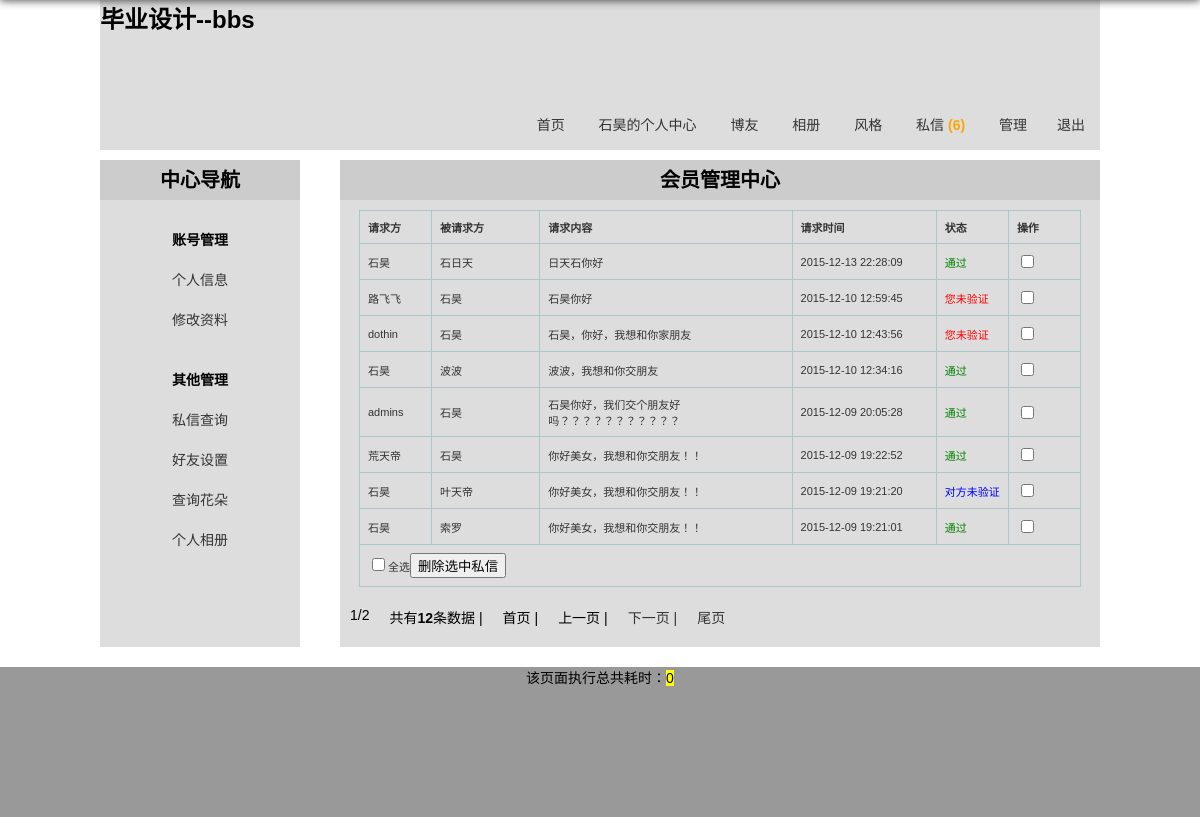
The page /friend.php (signed in) on the database its author committed.
### tables this page shows
CREATE TABLE IF NOT EXISTS `bbs_system` (
  `bbs_id` mediumint(8) unsigned NOT NULL AUTO_INCREMENT COMMENT 'id',
  `bbs_webname` varchar(20) NOT NULL COMMENT '网站名称',
  `bbs_article_num` varchar(20) NOT NULL DEFAULT '0' COMMENT '首页最新主题分页数',
  `bbs_blog_num` varchar(20) NOT NULL DEFAULT '0' COMMENT '博友分页数',
  `bbs_photo_num` varchar(20) NOT NULL DEFAULT '0' COMMENT '相册分页数',
  `bbs_hot_num` varchar(20) NOT NULL DEFAULT '0' COMMENT '首页主题排行列表数',
  `bbs_newuser_num` varchar(20) NOT NULL DEFAULT '0' COMMENT '首页新晋会员列表数',
  `bbs_skin` tinyint(1) unsigned NOT NULL DEFAULT '0' COMMENT '网站皮肤',
  `bbs_string` text NOT NULL COMMENT '网站敏感字符串过滤',
  `bbs_post_time` tinyint(3) unsigned NOT NULL DEFAULT '0' COMMENT '发帖限制间隔时间',
  `bbs_repost_time` tinyint(3) unsigned NOT NULL DEFAULT '0' COMMENT '回帖间隔时间限制',
  `bbs_code` tinyint(1) unsigned NOT NULL DEFAULT '0' COMMENT '是否启用验证码',
  `bbs_register` tinyint(1) unsigned NOT NULL DEFAULT '0' COMMENT '是否启用注册功能',
  `bbs_last_modify_date` datetime NOT NULL COMMENT '最后修改时间',
  `bbs_modify_user` varchar(20) DEFAULT NULL COMMENT '最后修改人',
  PRIMARY KEY (`bbs_id`)
);

CREATE TABLE IF NOT EXISTS `bbs_friend` (
  `bbs_id` mediumint(8) NOT NULL AUTO_INCREMENT COMMENT '好友id',
  `bbs_touser` varchar(20) NOT NULL COMMENT '被添加方',
  `bbs_fromuser` varchar(20) NOT NULL COMMENT '添加方',
  `bbs_content` varchar(200) NOT NULL COMMENT '验证信息',
  `bbs_state` tinyint(1) NOT NULL DEFAULT '0' COMMENT '添加状态',
  `bbs_date` datetime NOT NULL COMMENT '添加时间',
  PRIMARY KEY (`bbs_id`)
);

### includes/common.inc.php (called while the page is built, shortened)
<?php
require ROOT_PATH.'includes/global.func.php';
require ROOT_PATH.'includes/mysql.func.php';
if (!!$rows = fetch_array("SELECT bbs_webname,bbs_article_num,bbs_blog_num,bbs_photo_num,bbs_hot_num,bbs_newuser_num,bbs_skin,bbs_string,bbs_post_time,bbs_repost_time,bbs_code,bbs_register,bbs_last_modify_date,bbs_modify_user FROM bbs_system WHERE  bbs_id=1 LIMIT 1")) {
    $system = array();
    $system['webname']=$rows['bbs_webname'];
    $system['article_num']=$rows['bbs_article_num'];
    $system['blog_num']=$rows['bbs_blog_num'];
    $system['photo_num']=$rows['bbs_photo_num'];
    $system['hot_num']=$rows['bbs_hot_num'];
    $system['newuser_num']=$rows['bbs_newuser_num'];
    $system['skin']=$rows['bbs_skin'];
    $system['string']=$rows['bbs_string'];
    $system['post_time']=$rows['bbs_post_time'];
    $system['repost_time']=$rows['bbs_repost_time'];
    $system['code']=$rows['bbs_code'];
    $system['register']=$rows['bbs_register'];
    $system['last_modify_date']=$rows['bbs_last_modify_date'];
    $system['modify_user']=$rows['bbs_modify_user'];
    $system=html($system);
}else{
    exit('系统表读取错误，请联系管理员');
}
?>

### includes/mysql.func.php (called while the page is built, shortened)
<?php
function query($sql){
    if(!$result = mysql_query($sql)){
        exit('SQL执行失败'.mysql_error());
    }
    return $result;
}
function fetch_array($sql){
    return mysql_fetch_array(query($sql),MYSQL_ASSOC);
}
function fetch_array_list($result){
    return mysql_fetch_array($result,MYSQL_ASSOC);
}
?>

### friend.php (the view, shortened to what this page needs)
<?php
require dirname(__FILE__).'/includes/common.inc.php';
global $page_size,$page_num;
$result = query("SELECT bbs_id,bbs_touser,bbs_fromuser,bbs_content,bbs_state,bbs_date FROM bbs_friend WHERE (bbs_touser='{$_COOKIE['username']}' OR bbs_fromuser='{$_COOKIE['username']}') ORDER BY bbs_date DESC LIMIt $page_num,$page_size");
?>
<!DOCTYPE html>
<html lang="en">
<head>
    <link rel="stylesheet" type="text/css" href="css/reset.css">
    <link rel="stylesheet" type="text/css" href="css/main.css">
</head>
<body>
    <?php
        require ROOT_PATH.'includes/header.inc.php';
    ?>
    <div class="container oh uz">
        <?php require ROOT_PATH.'includes/userzone.inc.php'; ?>
        <div class="main fr">
            <section>
                <h2>会员管理中心</h2>
                <form id="delete" action="friend.php?action=delete" method="post" >
                <table>
                    <thead>
                        <tr>
                            <th width="10%">请求方</th>
                            <th width="15%">被请求方</th>
                            <th width="35%">请求内容</th>
                            <th width="20%">请求时间</th>
                            <th width="10%">状态</th>
                            <th width="10%">操作</th>
                        </tr>
                    </thead>
                    <tbody>
                        <?php
                            $html = array();
                            while ( !!$rows = fetch_array_list($result,MYSQL_ASSOC)) {
                                $html['id'] = $rows['bbs_id'];
                                $html['touser'] = $rows['bbs_touser'];
                                $html['fromuser'] = $rows['bbs_fromuser'];
                                $html['content'] = $rows['bbs_content'];
                                $html['state'] = $rows['bbs_state'];
                                $html['date'] = $rows['bbs_date'];
                                $html = html($html);
                                if ($html['touser'] == $_COOKIE['username']) {
                                    if (empty($html['state'])) {
                                        $html['state_html'] = '<a href="friend.php?action=agree&id='.$html['id'].'" title="" style="color:red;">您未验证</a>';
                                    }else{
                                        $html['state_html'] = '<span style="color:green;">通过</span>';
                                    }
                                }elseif($html['fromuser'] == $_COOKIE['username']){
                                    if (empty($html['state'])) {
                                        $html['state_html'] = '<span style="color:blue;">对方未验证</span>';
                                    }else{
                                        $html['state_html'] = '<span style="color:green;">通过</span>';
                                    }
                                }
                        ?>
                        <tr>
                            <td><?php echo $html['fromuser']; ?></td>
                            <td><?php echo $html['touser']; ?></td>
                            <td title="<?php echo $html['content']; ?>"><?php echo title($html['content'],56); ?></td>
                            <td><?php echo $html['date']; ?></td>
                            <td><?php echo $html['state_html']; ?></td>
                            <td><input type="checkbox" name="ids[]" value="<?php echo $html['id']; ?>"></td>
                        </tr>
                        <?php }
                        ?>
                        <tr><td colspan="6" ><label for="all"><input id="all" name="checkall" type="checkbox" />全选</label><input type="submit" name="submit" value="删除选中私信"></td></tr>
                    </tbody>
                </table>
                </form>
             </section>
        </div>
    </div>
    <?php
        require ROOT_PATH.'includes/footer.inc.php';
    ?>
</body>
</html>

### includes/header.inc.php (shortened to what this page needs)
<?php
global $system;
?>
<header class="container h150 header">
    <h1><?php echo $system['webname']; ?></h1>
    <nav>
        <ul class="tr">
            <li><a href="../index.php">首页</a></li>
            <?php if (isset($_COOKIE['username'])) {
                echo '<li><a href="../userzone.php">'.$_COOKIE['username'].'的'.'个人中心</a></li>';
            }else{
                echo '<li><a href="../register.php">注册</a></li>
            <li><a href="../login.php">登录</a></li>';
                } ?>
            <li><a href="../blog.php">博友</a></li>
            <li><a href="../photo_dir.php">相册</a></li>
            <li class="relative" id="fenge"><a href="javascript:;">风格</a>
            </li>
            <li><a href="message.php" title="查看信息">私信 <?php echo $GLOBALS['message']; ?></a></li>
            <?php
                if (isset($_COOKIE['username']) && isset($_SESSION['admin'])) {
                    echo '<li><a href="manage.php">管理</a></li>';
                }
                if (isset($_COOKIE['username'])) {
                echo '<li><a href="../logout.php">退出</a></li>';
            } ?>
        </ul>
    </nav>
</header>

### css/main.css (style rules this page uses)
.header { background: #ddd; }
.header h1 { height:100px; width:300px; }
.header li { display:inline-block; height:50px; line-height: 50px; }
.header a { display:inline-block;padding:0 15px; }
.uz { padding:10px 0; }
.uz h2 { text-align: center; background:#ccc; height:40px; line-height: 40px; }
.uz .main { width:760px; background:#ddd; padding-bottom:10000px;margin-bottom:-10000px; }

### rows shown on the page
bbs_system: bbs_webname "毕业设计--bbs"
bbs_friend: bbs_fromuser "石昊", bbs_touser "石日天", bbs_content "日天石你好", bbs_date "2015-12-13 22:28:09"
bbs_friend: bbs_fromuser "路飞飞", bbs_touser "石昊", bbs_content "石昊你好", bbs_date "2015-12-10 12:59:45"
bbs_friend: bbs_fromuser "dothin", bbs_touser "石昊", bbs_content "石昊，你好，我想和你家朋友", bbs_date "2015-12-10 12:43:56"
bbs_friend: bbs_fromuser "石昊", bbs_touser "波波", bbs_content "波波，我想和你交朋友", bbs_date "2015-12-10 12:34:16"
bbs_friend: bbs_fromuser "admins", bbs_touser "石昊", bbs_content "石昊你好，我们交个朋友好吗？？？？？？？？？？？", bbs_date "2015-12-09 20:05:28"
bbs_friend: bbs_fromuser "荒天帝", bbs_touser "石昊", bbs_content "你好美女，我想和你交朋友！！", bbs_date "2015-12-09 19:22:52"
bbs_friend: bbs_fromuser "石昊", bbs_touser "叶天帝", bbs_content "你好美女，我想和你交朋友！！", bbs_date "2015-12-09 19:21:20"
bbs_friend: bbs_fromuser "石昊", bbs_touser "索罗", bbs_content "你好美女，我想和你交朋友！！", bbs_date "2015-12-09 19:21:01"

### other values the page prints
$_COOKIE['username'] "石昊"
$GLOBALS['message'] "(6)"
$page "1"
$page_total "2"
$sum_num "12"
runtime()-TIME_START "0"
